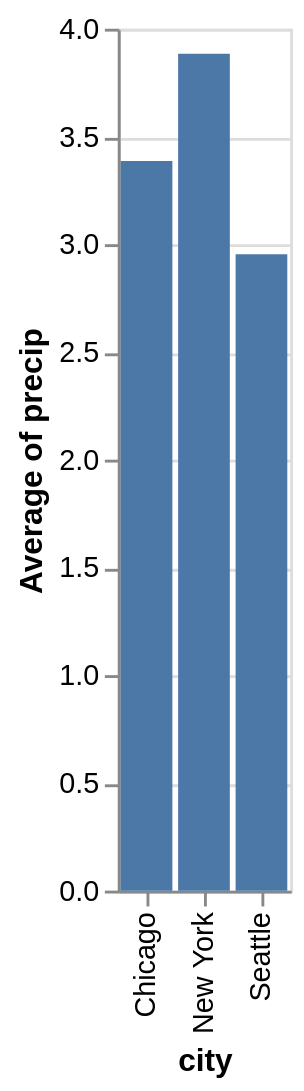

The code cell stored with this chart in its notebook:
### Markdown cell above
명목형 필드가 `y`축에 매핑되었기 때문에 가로 막대 차트가 생성되었습니다. 세로 막대 차트를 만들려면 `x`와 `y` 키워드를 바꾸기만 하면 됩니다.

### Code cell
alt.Chart(df).mark_bar().encode(
    x='city',
    y='average(precip)'
)

### Figure 1 — Vega-Lite specification as saved in the notebook (floating-point values rounded to 4 significant figures)
{"config": {"view": {"continuousWidth": 400, "continuousHeight": 300}}, "data": {"name": "data-fdfbb22e8e0e89f6556d8a3b434b0c97"}, "mark": "bar", "encoding": {"x": {"type": "nominal", "field": "city"}, "y": {"type": "quantitative", "aggregate": "average", "field": "precip"}}, "$schema": "https://vega.github.io/schema/vega-lite/v4.8.1.json", "datasets": {"data-fdfbb22e8e0e89f6556d8a3b434b0c97": [{"city": "Seattle", "month": "Apr", "precip": 2.68}, {"city": "Seattle", "month": "Aug", "precip": 0.87}, {"city": "Seattle", "month": "Dec", "precip": 5.31}, {"city": "New York", "month": "Apr", "precip": 3.94}, {"city": "New York", "month": "Aug", "precip": 4.13}, {"city": "New York", "month": "Dec", "precip": 3.58}, {"city": "Chicago", "month": "Apr", "precip": 3.62}, {"city": "Chicago", "month": "Aug", "precip": 3.98}, {"city": "Chicago", "month": "Dec", "precip": 2.56}]}}
